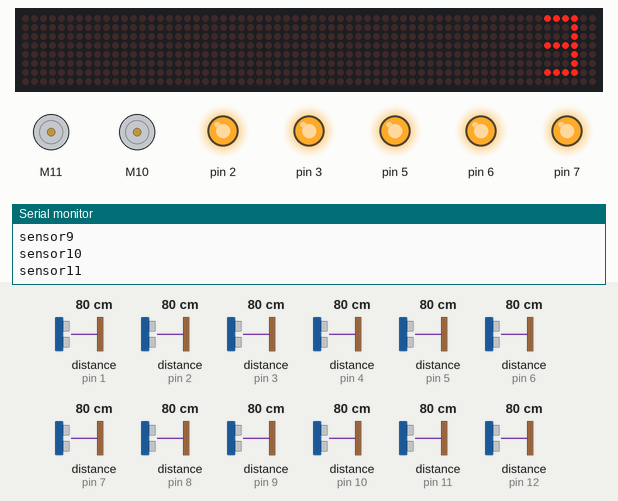
This sketch was run on a simulated Arduino Uno, built with avr-gcc and run on an emulated ATmega328P. Parts: 64×8 LED matrix, 2 × DC motor (green arrow = forward, orange = backward, longer = faster), output pins drawn as LEDs (lit = HIGH), the last lines printed to the serial monitor. Inputs (shaded band) come from the test bench; at power-on: distance to the obstacle (sensors on pin 1, pin 2, pin 3, pin 4, pin 5, pin 6, pin 7, pin 8, pin 9, pin 10, pin 11, pin 12) 80 cm. Pins used as bus, display or sensor lines are not drawn.

Above: at 0.1 s.
At 1.1 s:
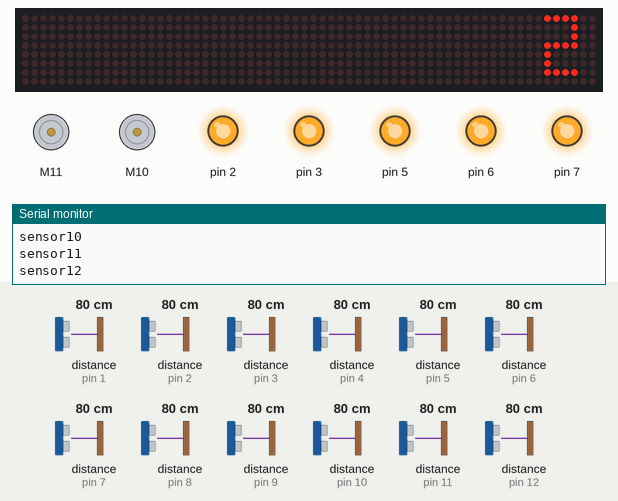
At 2.1 s:
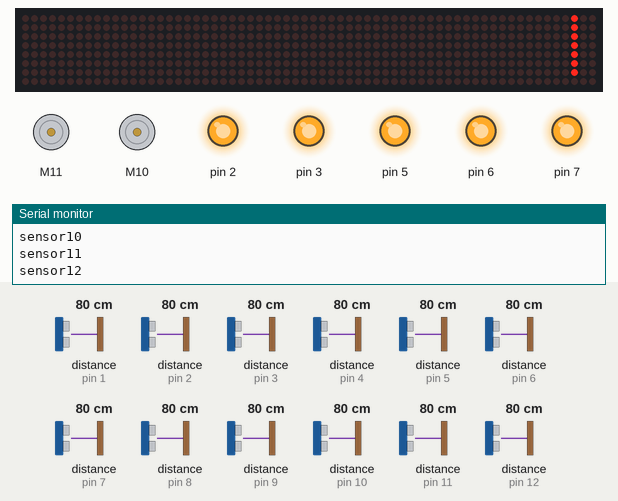

Measured:
- what the display in image 1 shows lasts 1.0 s, from 1.1 s to 2.1 s

The sketch:

sensors12track.ino
```cpp
#include <Wire.h>
#include <VL53L0X.h>
#include <L293D.h>
#include <LedControl.h>
#include <PID_v1.h>
#include <PCF8574.h>

PCF8574 expander;

#define N 100

#define pi 3.1415926535897932384626433832795

VL53L0X sensor1;    // SENSORS
VL53L0X sensor2;
VL53L0X sensor3;
VL53L0X sensor4;
VL53L0X sensor5;
VL53L0X sensor6;
VL53L0X sensor7;
VL53L0X sensor8;
VL53L0X sensor9;
VL53L0X sensor10;
VL53L0X sensor11;
VL53L0X sensor12;

#define nwf 1    // ignores erroneous 'near' readings
#define fwn 2    // ignores erroneous 'far' readings

int r[13];    // variables for interpreting sensor readings
int a[13];
int b[13];
int c[13];
int d[13];
int e[13];
int f[13];
int i[13];
int j[13];
int k[13];
int l[13];

L293D motor_left(11, 12, A0);    // MOTOR DRIVER
L293D motor_right(10, 8, 9);

#define MAX 0.6    // maximum motor power
#define MIN 0.3
double power = MAX;
double power_left = MAX;
double power_right = MAX;

#define LEFT 1    // WHEEL ENCODERS
#define RIGHT 0

long coder[2] = {
  0, 0
};
int lastSpeed[2] = {
  0, 0
};

int left_speed, right_speed;

double Setpoint, Input, Output;    // PID CONTROLLER

PID myPID(&Input, &Output, &Setpoint, 0.001, 0, 0.0001, P_ON_M, DIRECT);

int DIN = A1;    // LED MATRIX
int CS =  A2;
int CLK = A3;

byte three[8] = {0x3c,0x04,0x04,0x3c,0x04,0x04,0x3c,0x00};
byte two[8] = {0x3c,0x04,0x04,0x3c,0x20,0x20,0x3c,0x00};
byte one[8] = {0x04,0x04,0x04,0x04,0x04,0x04,0x04,0x00};
byte x[8] = {0xff,0x81,0xbd,0xa5,0xa5,0xbd,0x81,0xff};

LedControl lc = LedControl(DIN, CLK, CS, 0);

int error;

int r5, r6;

void setup() {
  Serial.begin(9600);
  Wire.begin();

  expander.begin(0x20);

  expander.pinMode(0, OUTPUT);
  expander.pinMode(1, OUTPUT);
  expander.pinMode(2, OUTPUT);
  expander.pinMode(3, OUTPUT);
  expander.pinMode(4, OUTPUT);
  expander.pinMode(5, OUTPUT);
  expander.pinMode(6, OUTPUT);
  expander.pinMode(7, OUTPUT);

  pinMode(4, OUTPUT);    // sensors
  pinMode(5, OUTPUT);
  pinMode(6, OUTPUT);
  pinMode(7, OUTPUT);

  expander.digitalWrite(0, LOW);
  expander.digitalWrite(1, LOW);
  expander.digitalWrite(2, LOW);
  expander.digitalWrite(3, LOW);
  expander.digitalWrite(4, LOW);
  expander.digitalWrite(5, LOW);
  expander.digitalWrite(6, LOW);
  expander.digitalWrite(7, LOW);

  digitalWrite(4, LOW);
  digitalWrite(5, LOW);
  digitalWrite(6, LOW);
  digitalWrite(7, LOW);

  expander.digitalWrite(0, HIGH);
  Serial.println("sensor1");
  sensor1.init();

  sensor1.setAddress((uint8_t)1);

  expander.digitalWrite(1, HIGH);
  Serial.println("sensor2");
  sensor2.init();

  sensor2.setAddress((uint8_t)2);

  expander.digitalWrite(2, HIGH);
  Serial.println("sensor3");
  sensor3.init();

  sensor3.setAddress((uint8_t)3);

  expander.digitalWrite(3, HIGH);
  Serial.println("sensor4");
  sensor4.init();

  sensor4.setAddress((uint8_t)4);

  expander.digitalWrite(4, HIGH);
  Serial.println("sensor5");
  sensor5.init();

  sensor5.setAddress((uint8_t)5);

  expander.digitalWrite(5, HIGH);
  Serial.println("sensor6");
  sensor6.init();

  sensor6.setAddress((uint8_t)6);

  expander.digitalWrite(6, HIGH);
  Serial.println("sensor7");
  sensor7.init();

  sensor7.setAddress((uint8_t)7);

  expander.digitalWrite(7, HIGH);
  Serial.println("sensor8");
  sensor8.init();

  sensor8.setAddress((uint8_t)8);

  digitalWrite(4, HIGH);
  Serial.println("sensor9");
  sensor9.init();

  sensor9.setAddress((uint8_t)9);

  digitalWrite(5, HIGH);
  Serial.println("sensor10");
  sensor10.init();

  sensor10.setAddress((uint8_t)10);

  digitalWrite(6, HIGH);
  Serial.println("sensor11");
  sensor11.init();

  sensor11.setAddress((uint8_t)11);

  digitalWrite(7, HIGH);
  Serial.println("sensor12");
  sensor12.init();

  sensor12.setAddress((uint8_t)12);

  sensor1.startContinuous(N);
  sensor2.startContinuous(N);
  sensor3.startContinuous(N);
  sensor4.startContinuous(N);
  sensor5.startContinuous(N);
  sensor6.startContinuous(N);
  sensor7.startContinuous(N);
  sensor8.startContinuous(N);
  sensor9.startContinuous(N);
  sensor10.startContinuous(N);
  sensor11.startContinuous(N);
  sensor12.startContinuous(N);

  attachInterrupt(digitalPinToInterrupt(3), LwheelSpeed, CHANGE);    // wheel encoders
  attachInterrupt(digitalPinToInterrupt(2), RwheelSpeed, CHANGE);

  myPID.SetOutputLimits(-MAX, MAX);
  //myPID.SetOutputLimits(MIN, 2.0 - MIN);

  Input = r[5] - r[6];
  Setpoint = 0;
  Output = 0;

  myPID.SetMode(AUTOMATIC);

  lc.shutdown(0, false);   // LED matrix
  lc.setIntensity(0, 15);
  lc.clearDisplay(0);

  printByte(three);
  delay(1000);
  printByte(two);
  delay(1000);
  printByte(one);
  delay(1000);
  lc.clearDisplay(0);
}

void loop() {

  r[1] = sensor1.readRangeContinuousMillimeters();

  r[2] = sensor2.readRangeContinuousMillimeters();

  r[3] = sensor3.readRangeContinuousMillimeters();

  r[4] = sensor4.readRangeContinuousMillimeters();

  r5 = sensor5.readRangeContinuousMillimeters();

  r6 = sensor6.readRangeContinuousMillimeters();

  r[7] = sensor7.readRangeContinuousMillimeters();

  r[8] = sensor8.readRangeContinuousMillimeters();

  r[9] = sensor9.readRangeContinuousMillimeters();

  r[10] = sensor10.readRangeContinuousMillimeters();

  r[11] = sensor11.readRangeContinuousMillimeters();

  r[12] = sensor12.readRangeContinuousMillimeters();

  if(r5 > 1000) r[5] = 1000;
    else r[5] = r5;
  if(r6 > 1000) r[6] = 1000;
    else r[6] = r6;

  for(int n = 1; n<=12; n++){
    if (r[n] < 300 && r[n] > 0) a[n]++;
    else a[n] = 0;
    if (a[n] > nwf) b[n] = fwn;
    if (b[n] > 0) {
      i[n] = 1;
      b[n]--;
    }
    else i[n] = 0;

    if (r[n] >= 300 && r[n] < 500) c[n]++;
    else c[n] = 0;
    if (c[n] > nwf) d[n] = fwn;
    if (d[n] > 0) {
      j[n] = 1;
      d[n]--;
    }
    else j[n] = 0;

    if (r[n] >= 500 && r[n] < 700) e[n]++;
    else e[n] = 0;
    if (e[n] > nwf) f[n] = fwn;
    if (f[n] > 0) {
      k[n] = 1;
      f[n]--;
    }
    else k[n] = 0;

    l[n] = !i[n] && !j[n] && !k[n];
  }

  /*if (r[1] == -1 || r[2] == -1 || r[3] == -1 || r[4] == -1) {
    lc.setRow(0, 0, B11111111);
    lc.setRow(0, 1, B10000001);
    lc.setRow(0, 2, B10111101);
    lc.setRow(0, 3, B10100101);
    lc.setRow(0, 4, B10100101);
    lc.setRow(0, 5, B10111101);
    lc.setRow(0, 6, B10000001);
    lc.setRow(0, 7, B11111111);
    error = 1;
  }

  if (!error) {
    if (i[1]) {
      lc.setLed(0, 0, 3, 0);
      lc.setLed(0, 1, 3, 0);
      lc.setLed(0, 2, 3, 1);
    }

    if (j[1]) {
      lc.setLed(0, 0, 3, 0);
      lc.setLed(0, 1, 3, 1);
      lc.setLed(0, 2, 3, 0);
    }

    if (k[1]) {
      lc.setLed(0, 0, 3, 1);
      lc.setLed(0, 1, 3, 0);
      lc.setLed(0, 2, 3, 0);
    }

    if (!i[1] && !j[1] && !k[1]) {
      lc.setLed(0, 0, 3, 0);
      lc.setLed(0, 1, 3, 0);
      lc.setLed(0, 2, 3, 0);
    }

    if (i[2]) {
      lc.setLed(0, 0, 4, 0);
      lc.setLed(0, 1, 4, 0);
      lc.setLed(0, 2, 4, 1);
    }

    if (j[2]) {
      lc.setLed(0, 0, 4, 0);
      lc.setLed(0, 1, 4, 1);
      lc.setLed(0, 2, 4, 0);
    }

    if (k[2]) {
      lc.setLed(0, 0, 4, 1);
      lc.setLed(0, 1, 4, 0);
      lc.setLed(0, 2, 4, 0);
    }

    if (!i[2] && !j[2] && !k[2]) {
      lc.setLed(0, 0, 4, 0);
      lc.setLed(0, 1, 4, 0);
      lc.setLed(0, 2, 4, 0);
    }

    if (i[3]) {
      lc.setLed(0, 0, 1, 0);
      lc.setLed(0, 1, 2, 0);
    }

    if (j[3]) {
      lc.setLed(0, 0, 1, 0);
      lc.setLed(0, 1, 2, 1);
    }

    if (k[3]) {
      lc.setLed(0, 0, 1, 1);
      lc.setLed(0, 1, 2, 0);
    }

    if (!i[3] && !j[3] && !k[3]) {
      lc.setLed(0, 0, 1, 0);
      lc.setLed(0, 1, 2, 0);
    }

    if (i[4]) {
      lc.setLed(0, 0, 6, 0);
      lc.setLed(0, 1, 5, 0);
    }

    if (j[4]) {
      lc.setLed(0, 0, 6, 0);
      lc.setLed(0, 1, 5, 1);
    }

    if (k[4]) {
      lc.setLed(0, 0, 6, 1);
      lc.setLed(0, 1, 5, 0);
    }

    if (!i[4] && !j[4] && !k[4]) {
      lc.setLed(0, 0, 6, 0);
      lc.setLed(0, 1, 5, 0);
    }

    if (i[5]) {
      lc.setLed(0, 0, 0, 0);
      lc.setLed(0, 1, 0, 0);
      lc.setLed(0, 1, 1, 0);
      lc.setLed(0, 2, 1, 0);
    }

    if (j[5]) {
      lc.setLed(0, 0, 0, 0);
      lc.setLed(0, 1, 0, 0);
      lc.setLed(0, 1, 1, 1);
      lc.setLed(0, 2, 1, 1);
    }

    if (k[5]) {
      lc.setLed(0, 0, 0, 1);
      lc.setLed(0, 1, 0, 1);
      lc.setLed(0, 1, 1, 0);
      lc.setLed(0, 2, 1, 0);
    }

    if (!i[5] && !j[5] && !k[5]) {
      lc.setLed(0, 0, 0, 0);
      lc.setLed(0, 1, 0, 0);
      lc.setLed(0, 1, 1, 0);
      lc.setLed(0, 2, 1, 0);
    }

    if (i[6]) {
      lc.setLed(0, 0, 7, 0);
      lc.setLed(0, 1, 7, 0);
      lc.setLed(0, 1, 6, 0);
      lc.setLed(0, 2, 6, 0);
    }

    if (j[6]) {
      lc.setLed(0, 0, 7, 0);
      lc.setLed(0, 1, 7, 0);
      lc.setLed(0, 1, 6, 1);
      lc.setLed(0, 2, 6, 1);
    }

    if (k[6]) {
      lc.setLed(0, 0, 7, 1);
      lc.setLed(0, 1, 7, 1);
      lc.setLed(0, 1, 6, 0);
      lc.setLed(0, 2, 6, 0);
    }

    if (!i[6] && !j[6] && !k[6]) {
      lc.setLed(0, 0, 7, 0);
      lc.setLed(0, 1, 7, 0);
      lc.setLed(0, 1, 6, 0);
      lc.setLed(0, 2, 6, 0);
    }

    if (i[7]) {
      lc.setLed(0, 4, 0, 0);
      lc.setLed(0, 5, 0, 0);
      lc.setLed(0, 4, 1, 0);
      lc.setLed(0, 4, 2, 1);
    }

    if (j[7]) {
      lc.setLed(0, 4, 0, 0);
      lc.setLed(0, 5, 0, 0);
      lc.setLed(0, 4, 1, 1);
      lc.setLed(0, 4, 2, 0);
    }

    if (k[7]) {
      lc.setLed(0, 4, 0, 1);
      lc.setLed(0, 5, 0, 1);
      lc.setLed(0, 4, 1, 0);
      lc.setLed(0, 4, 2, 0);
    }

    if (!i[7] && !j[7] && !k[7]) {
      lc.setLed(0, 4, 0, 0);
      lc.setLed(0, 5, 0, 0);
      lc.setLed(0, 4, 1, 0);
      lc.setLed(0, 4, 2, 0);
    }

    if (i[8]) {
      lc.setLed(0, 4, 7, 0);
      lc.setLed(0, 5, 7, 0);
      lc.setLed(0, 4, 6, 0);
      lc.setLed(0, 4, 5, 1);
    }

    if (j[8]) {
      lc.setLed(0, 4, 7, 0);
      lc.setLed(0, 5, 7, 0);
      lc.setLed(0, 4, 6, 1);
      lc.setLed(0, 4, 5, 0);
    }

    if (k[8]) {
      lc.setLed(0, 4, 7, 1);
      lc.setLed(0, 5, 7, 1);
      lc.setLed(0, 4, 6, 0);
      lc.setLed(0, 4, 5, 0);
    }

    if (!i[8] && !j[8] && !k[8]) {
      lc.setLed(0, 4, 7, 0);
      lc.setLed(0, 5, 7, 0);
      lc.setLed(0, 4, 6, 0);
      lc.setLed(0, 4, 5, 0);
    }

    if (i[9]) {
      lc.setLed(0, 6, 0, 0);
      lc.setLed(0, 7, 0, 0);
      lc.setLed(0, 6, 1, 0);
      lc.setLed(0, 5, 2, 1);
    }

    if (j[9]) {
      lc.setLed(0, 6, 0, 0);
      lc.setLed(0, 7, 0, 0);
      lc.setLed(0, 6, 1, 1);
      lc.setLed(0, 5, 2, 0);
    }

    if (k[9]) {
      lc.setLed(0, 6, 0, 1);
      lc.setLed(0, 7, 0, 1);
      lc.setLed(0, 6, 1, 0);
      lc.setLed(0, 5, 2, 0);
    }

    if (!i[9] && !j[9] && !k[9]) {
      lc.setLed(0, 6, 0, 0);
      lc.setLed(0, 7, 0, 0);
      lc.setLed(0, 6, 1, 0);
      lc.setLed(0, 5, 2, 0);
    }

    if (i[10]) {
      lc.setLed(0, 6, 7, 0);
      lc.setLed(0, 7, 7, 0);
      lc.setLed(0, 6, 6, 0);
      lc.setLed(0, 5, 5, 1);
    }

    if (j[10]) {
      lc.setLed(0, 6, 7, 0);
      lc.setLed(0, 7, 7, 0);
      lc.setLed(0, 6, 6, 1);
      lc.setLed(0, 5, 5, 0);
    }

    if (k[10]) {
      lc.setLed(0, 6, 7, 1);
      lc.setLed(0, 7, 7, 1);
      lc.setLed(0, 6, 6, 0);
      lc.setLed(0, 5, 5, 0);
    }

    if (!i[10] && !j[10] && !k[10]) {
      lc.setLed(0, 6, 7, 0);
      lc.setLed(0, 7, 7, 0);
      lc.setLed(0, 6, 6, 0);
      lc.setLed(0, 5, 5, 0);
    }

    if (i[11]) {
      lc.setLed(0, 7, 1, 0);
      lc.setLed(0, 7, 2, 0);
      lc.setLed(0, 7, 3, 0);
      lc.setLed(0, 6, 2, 0);
      lc.setLed(0, 6, 3, 0);
      lc.setLed(0, 5, 3, 1);
    }

    if (j[11]) {
      lc.setLed(0, 7, 1, 0);
      lc.setLed(0, 7, 2, 0);
      lc.setLed(0, 7, 3, 0);
      lc.setLed(0, 6, 2, 1);
      lc.setLed(0, 6, 3, 1);
      lc.setLed(0, 5, 3, 0);
    }

    if (k[11]) {
      lc.setLed(0, 7, 1, 1);
      lc.setLed(0, 7, 2, 1);
      lc.setLed(0, 7, 3, 1);
      lc.setLed(0, 6, 2, 0);
      lc.setLed(0, 6, 3, 0);
      lc.setLed(0, 5, 3, 0);
    }

    if (!i[11] && !j[11] && !k[11]) {
      lc.setLed(0, 7, 1, 0);
      lc.setLed(0, 7, 2, 0);
      lc.setLed(0, 7, 3, 0);
      lc.setLed(0, 6, 2, 0);
      lc.setLed(0, 6, 3, 0);
      lc.setLed(0, 5, 3, 0);
    }

    if (i[12]) {
      lc.setLed(0, 7, 6, 0);
      lc.setLed(0, 7, 5, 0);
      lc.setLed(0, 7, 4, 0);
      lc.setLed(0, 6, 5, 0);
      lc.setLed(0, 6, 4, 0);
      lc.setLed(0, 5, 4, 1);
    }

    if (j[12]) {
      lc.setLed(0, 7, 6, 0);
      lc.setLed(0, 7, 5, 0);
      lc.setLed(0, 7, 4, 0);
      lc.setLed(0, 6, 5, 1);
      lc.setLed(0, 6, 4, 1);
      lc.setLed(0, 5, 4, 0);
    }

    if (k[12]) {
      lc.setLed(0, 7, 6, 1);
      lc.setLed(0, 7, 5, 1);
      lc.setLed(0, 7, 4, 1);
      lc.setLed(0, 6, 5, 0);
      lc.setLed(0, 6, 4, 0);
      lc.setLed(0, 5, 4, 0);
    }

    if (!i[12] && !j[12] && !k[12]) {
      lc.setLed(0, 7, 6, 0);
      lc.setLed(0, 7, 5, 0);
      lc.setLed(0, 7, 4, 0);
      lc.setLed(0, 6, 5, 0);
      lc.setLed(0, 6, 4, 0);
      lc.setLed(0, 5, 4, 0);
    }

    if(k[1] || k[3]) lc.setLed(0, 0, 2, 1);
    else lc.setLed(0, 0, 2, 0);

    if(k[2] || k[4]) lc.setLed(0, 0, 5, 1);
    else lc.setLed(0, 0, 5, 0);

    if(i[3] || i[5]) lc.setLed(0, 2, 2, 1);
    else lc.setLed(0, 2, 2, 0);

    if(i[4] || i[6]) lc.setLed(0, 2, 5, 1);
    else lc.setLed(0, 2, 5, 0);

    if(j[7] || j[9]) lc.setLed(0, 5, 1, 1);
    else lc.setLed(0, 5, 1, 0);

    if(j[8] || j[10]) lc.setLed(0, 5, 6, 1);
    else lc.setLed(0, 5, 6, 0);
  }

  if (!l[1] && !l[2] && !l[3] && !l[4] && !l[5] && !l[6] && !l[7] && !l[8] && !l[9] && !l[10] && !l[11] && !l[12]) lc.clearDisplay(0);*/

static unsigned long timer = 0;                //print manager timer

  left_speed = coder[LEFT] - lastSpeed[LEFT];
  right_speed = coder[RIGHT] - lastSpeed[RIGHT];
  lastSpeed[LEFT] = coder[LEFT];   //record the latest speed value
  lastSpeed[RIGHT] = coder[RIGHT];

  Input = r[5] - r[6];
  myPID.Compute();
  //if(r[5] < 50 && r[6] < 50) power = Output;
  //else power = 0.0;
  power = Output;

  if(power <= 0) {power_left = MAX + power;
    power_right = MAX;
  }
  if(power > 0) {power_right = MAX - power;
    power_left = MAX;
  }

  //motor_left.set(power_left);
  //motor_right.set(0.79 * power_right);

  //motor_left.set(0.3);
  //motor_right.set(0.3);

  if((r[5] > 500) && (r[6] > 500)){
    power_left = MAX;
    power_right = MAX;
    }

  if((r[1] < r[2]) && (r[1] < 300)){
    power_left = MAX;
    power_right = 0;
    }

  if((r[1] > r[2]) && (r[2] < 300)){
    power_left = 0;
    power_right = MAX;
    }

  motor_left.set(power_left);
  motor_right.set(power_right);

  /*if(finish){
    lc.setRow(0, 0, B00011000);
    lc.setRow(0, 1, B00100100);
    lc.setRow(0, 2, B00100000);
    lc.setRow(0, 3, B00010000);
    lc.setRow(0, 4, B00001000);
    lc.setRow(0, 5, B00000100);
    lc.setRow(0, 6, B00100100);
    lc.setRow(0, 7, B00011000);
  }*/

  if(timer < millis()){
    /*Serial.print(r[1]);
    Serial.print(" ");
    Serial.print(r[2]);
    Serial.print(" ");
    Serial.print(r[3]);
    Serial.print(" ");
    Serial.print(r[4]);
    Serial.print(" ");*/
    Serial.print("Coder value: ");
    Serial.print(left_speed);
    //Serial.print(coder[LEFT]);
    Serial.print("[Left Wheel] ");
    Serial.print(right_speed);
    //Serial.print(coder[RIGHT]);
    Serial.print("[Right Wheel]");
    Serial.print(" ");
    Serial.print(r[5]);
    Serial.print(" ");
    Serial.print(r[6]);
    Serial.print(" ");
    Serial.print(Output);
    Serial.println();
    /*Serial.print(" ");
    Serial.print(r[7]);
    Serial.print(" ");
    Serial.print(r[8]);
    Serial.print(" ");
    Serial.print(r[9]);
    Serial.print(" ");
    Serial.print(r[10]);
    Serial.print(" ");
    Serial.print(r[11]);
    Serial.print(" ");
    Serial.print(r[12]);
    Serial.println(" ");*/
    timer = millis() + 1000;
    }
}

void LwheelSpeed()
{
  coder[LEFT] ++;    // count the left wheel encoder interrupts
}

void RwheelSpeed()
{
  coder[RIGHT] ++;   // count the right wheel encoder interrupts
}

void printByte(byte character [])
{
  int i = 0;
  for (i = 0; i < 8; i++)
  {
    lc.setRow(0, i, character[i]);
  }
}
```
